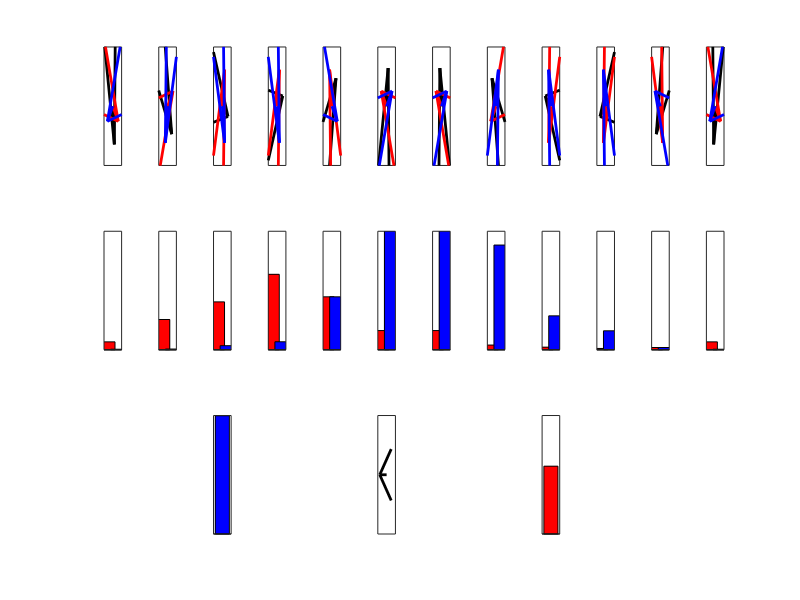

Source code (MATLAB):
clear all

% Define PB and FB angles
thetaRight = -[67.5 112.5 157.5 157.5 -157.5 -112.5 -112.5 ...
                -67.5 -22.5 -22.5 22.5 67.5];
thetaLeft = -[-67.5 -22.5 22.5 22.5 67.5 112.5 112.5 ...
                157.5 -157.5 -157.5 -112.5 -67.5];
thetaFB = -((0:30:330) + 15);

% Parameters from data fit
a = 29.2282;
b = 2.1736;
c = -0.7011;
d = 0.6299;

% Choose the goal and heading angle to be plotted
% Note, we are using a coordinate system where 0° is
%   the convention -90° 
% In addition, angles are clockwise positive
G = 0;
H = 45;

% Correct for no-conventional axes
G = G + 180;
H = H + 180;

vML = d*cos(pi*(G-thetaFB)/180)+ ...
           cos(pi*(H-thetaLeft)/180);
vMR = d*cos(pi*(G-thetaFB)/180)+ ...
            cos(pi*(H-thetaRight)/180);
rML = a*log(1+exp(b*(vML+c)));
rMR = a*log(1+exp(b*(vMR+c)));

% Compute turning signal
rLLAL = sum(rML);
rRLAL = sum(rMR);
rTurn = rRLAL-rLLAL;

% This is a vector version of the turning signal for the plots 
% The division by 80 is just to give it a reasonable length
vTurn = rTurn*[1 0]/80;

figure(1)
for i=1:12
    % Plot preference vectors
    subplot(3,12,i)
    quiver(0,0, -sin(pi*thetaFB(i)/180),-cos(pi*thetaFB(i)/180),...
                0,'k','linewidth',2,'MaxHeadSize',2);
    hold on
    quiver(0,0,-sin(pi*thetaRight(i)/180),-cos(pi*thetaRight(i)/180),...
                0,'r','linewidth',2,'MaxHeadSize',2);
    quiver(0,0,-sin(pi*thetaLeft(i)/180),-cos(pi*thetaLeft(i)/180),...
                0,'b','linewidth',2,'MaxHeadSize',2);
    hold off   
    xlim([-1.5 1.5])
    ylim([-1.5 1.5])
    set(gca,'XTick',[])
    set(gca,'YTick',[])     
    subplot(3,12,12+i)
    % Plot left and right PFL3 rates
    bar(1,rMR(i),'r')
    hold on
    bar(2,rML(i),'b')
    hold off
    xlim([0.3 2.7])
    ylim([0 55])
    set(gca,'XTick',[])
    set(gca,'YTick',[])
    % Plot left and right LAL responses
    subplot(3,12,27)
    bar(rLLAL,'b');
    ylim([0 220])
    set(gca,'XTick',[])
    set(gca,'YTick',[])
    subplot(3,12,33)
    bar(rRLAL,'r');
    ylim([0 220])
    set(gca,'XTick',[])
    set(gca,'YTick',[])
    % Plot turning vectors
    subplot(3,12,30)
    quiver(0,0,vTurn(1),vTurn(2),...
                0,'k','linewidth',2,'MaxHeadSize',1);
    xlim([-1.5 1.5])
    ylim([-1.5 1.5])
    set(gca,'XTick',[])
    set(gca,'YTick',[])
end